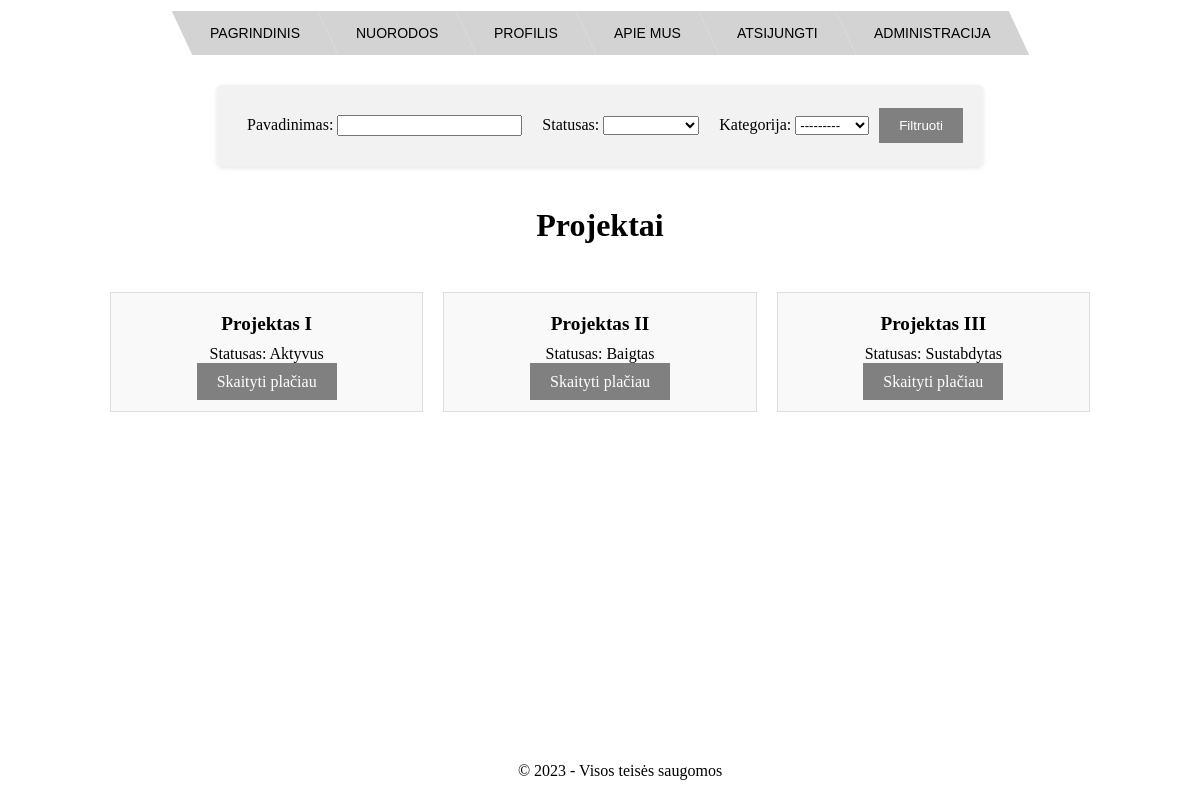
The page /projectsApp/projects/ (signed in) on the database its author committed.
### projectsApp/models.py (models this page shows, shortened)
class Project(models.Model):
    STATUS_CHOICES = (
        ("active", "Aktyvus"),
        ("suspended", "Sustabdytas"),
        ("finished", "Baigtas"),
    )
    name = models.CharField(max_length=255)
    description = models.TextField()
    start_date = models.DateField()
    end_date = models.DateField()
    status = models.CharField(max_length=10, choices=STATUS_CHOICES, default="active")
    category = models.ForeignKey(ProjectCategory, on_delete=models.CASCADE)

### projectsApp/views.py (the view, shortened to what this page needs)
# urls.py: path("projects/", views.projects, name="projects"),
@login_required
def projects(request):
    projects = Project.objects.all()
    form = SearchForm(request.GET or None)
    return render(
        request, "projectsApp/projects.html", {"projects": projects, "form": form}
    )

### projectsApp/forms.py
class SearchForm(forms.Form):
    search_name = forms.CharField(required=False, label="Pavadinimas")
    search_status = forms.ChoiceField(
        required=False,
        choices=[("", "")] + list(Project.STATUS_CHOICES),
        label="Statusas",
    )
    search_category = forms.ModelChoiceField(
        required=False, queryset=ProjectCategory.objects.all(), label="Kategorija"
    )

### projectsApp/models.py (called while the page is built)
    def __str__(self):
        return self.name

### projectsApp/templates/projectsApp/projects.html
{% extends 'base.html' %}
{% block content %}
<div class="search-form-container">
  <form method="get" action="{% url 'projectsApp:projects' %}" class="search-form">
    <div class="form-field">
      {{ form.search_name.label_tag }} {{ form.search_name }}
    </div>
    <div class="form-field">
      {{ form.search_status.label_tag }} {{ form.search_status }}
    </div>
    <div class="form-field">
      {{ form.search_category.label_tag }} {{ form.search_category }}
    </div>
    <input type="submit" value="Filtruoti" class="search-button">
  </form>
</div>
<div class="projects">
  <h1>Projektai</h1>
  <ul>
    {% for project in projects %}
      <li>
        <h2>{{ project.name }}</h2>
        <p>Statusas: {{ project.get_status_display }}</p>
        <div class="button-container">
          <a href="{% url 'projectsApp:project_details' project.id %}">Skaityti plačiau</a>
        </div>
      </li>
    {% endfor %}
  </ul>
</div>
{% endblock %}

### baseApp/static/css/base.css (style rules this page uses)
body { margin: 0; padding: 0; height: 100%; }
.main-content h1, .main-content p { text-align: center; }

### baseApp/static/css/base_content_style.css (style rules this page uses)
::placeholder { color: #888; }
h2, a { text-align: center; }

### baseApp/static/css/projects.css (style rules this page uses)
.projects { display: flex; flex-wrap: wrap; justify-content: space-between; }
.projects h1 { width: 100%; text-align: center; }
.projects ul { width: 100%; padding: 0; display: flex; flex-wrap: wrap; list-style: none; justify-content: space-between; }
.projects li { width: calc(33.333% - 20px); padding: 20px; margin: 10px; background-color: #f9f9f9; border: 1px solid #ddd; box-sizing: border-box; text-align: center; }
.projects li h2 { margin: 0 0 10px; font-size: 1.2em; }
.projects li p { margin: 0 0 10px; }
.projects li .button-container a { padding: 10px 20px; background-color: gray; color: #ffffff; text-decoration: none; }
.search-form-container { text-align: center; margin: 20px auto; }
.search-form { display: inline-flex; align-items: center; justify-content: center; flex-wrap: wrap; background: #f2f2f2; padding: 20px; border-radius: 5px; box-shadow: 0 2px 5px rgba(0, 0, 0, 0.1); }
.form-field { margin: 10px; }
.search-button { background: gray; color: white; border: none; padding: 10px 20px; cursor: pointer; transition: background 0.3s ease; }

### rows shown on the page
Project: name "Projektas I", status "Aktyvus"
Project: name "Projektas II", status "Baigtas"
Project: name "Projektas III", status "Sustabdytas"
